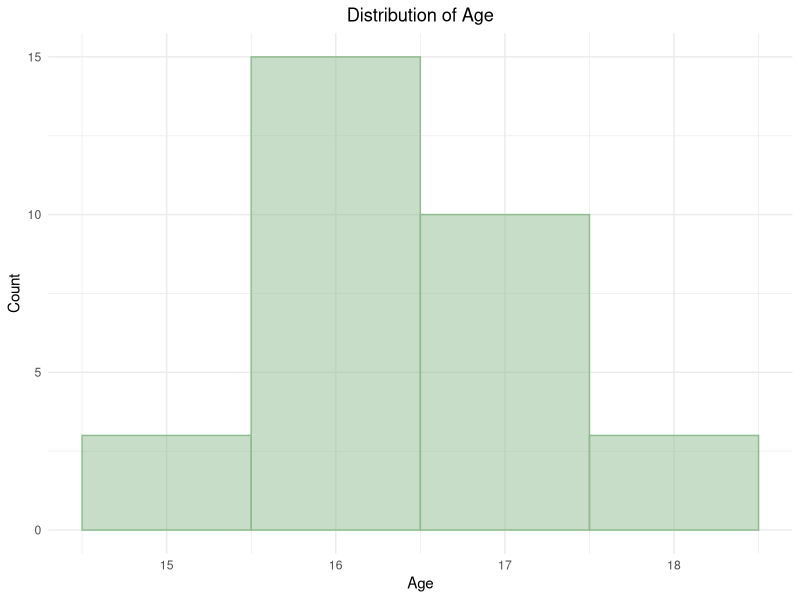
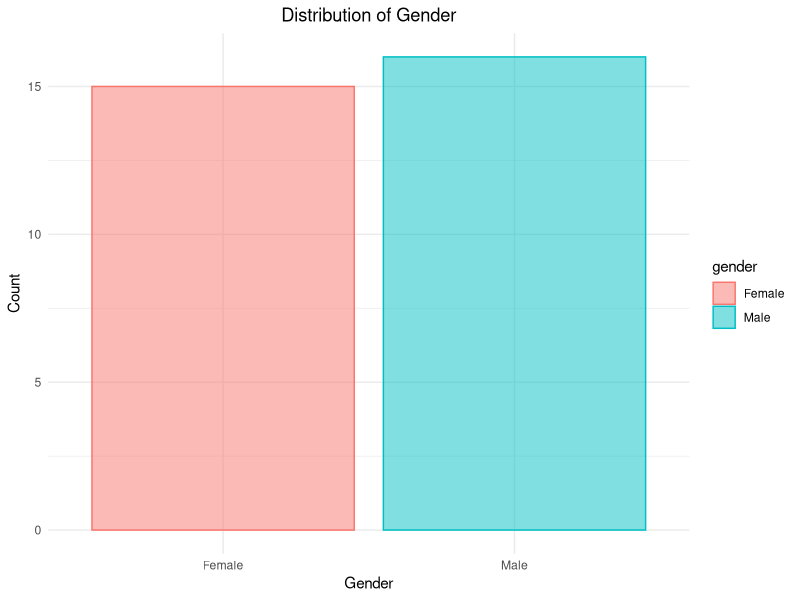
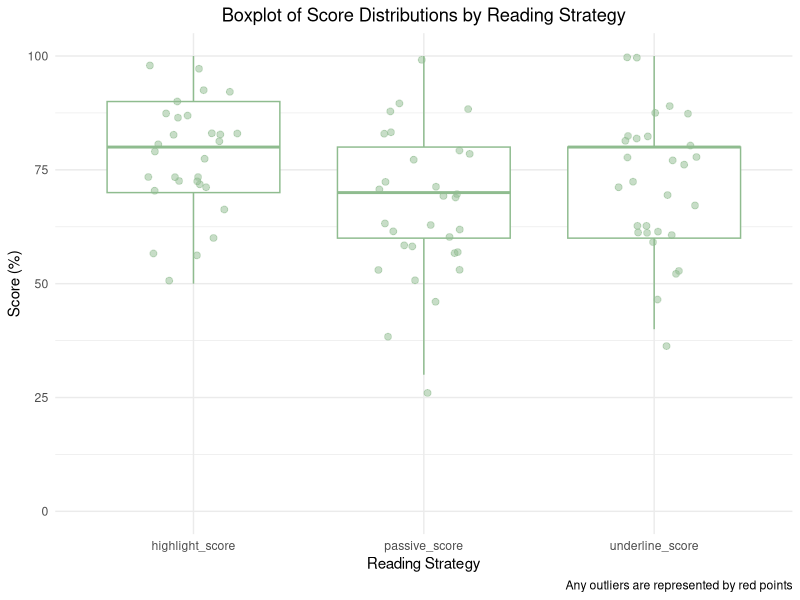
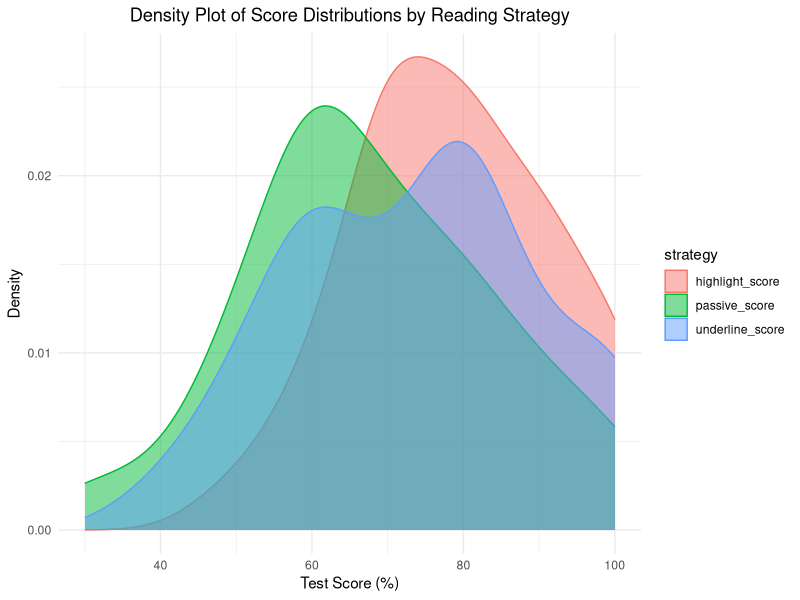
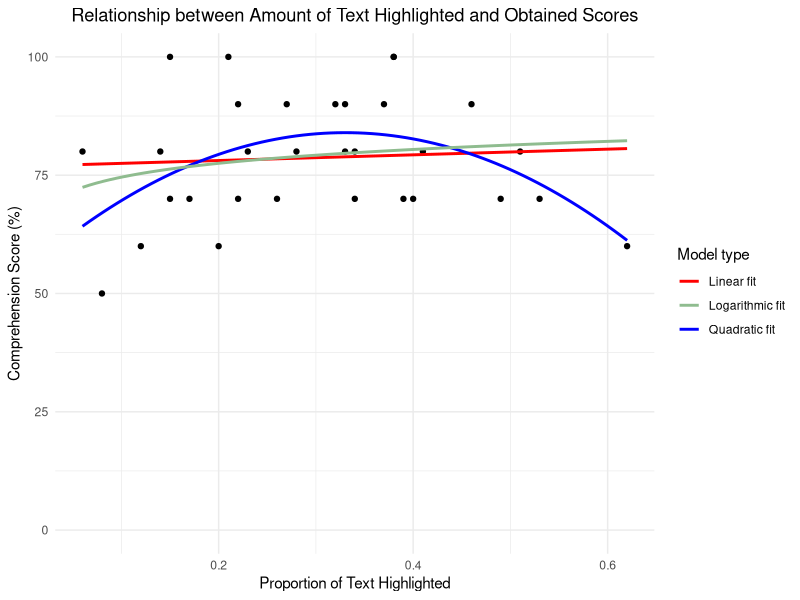

Write the R code that produced these figures, in order.
## ---- chunk 1
# Load required packages
library(readxl)
library(tidyverse)
library(rstatix)
library(ggpubr)
library(car)
library(knitr)
library(kableExtra)
library(afex)
library(emmeans)
library(broom)
## ---- chunk 2
# Read the data file containing participant responses and inspect the first few rows
df <- read_excel("./data/participant_responses.xls")
head(df)
## ---- chunk 3
# Turn the categorical variable "gender" into a factor
df$gender <- factor(df$gender, levels = c("f", "m"), labels = c("Female", "Male"))
# Verify whether the gender variable has been successfully transformed into a factor
print(is.factor(df$gender))
## ---- chunk 4
# Check for any missing values in the dataframe
missing_values <- df %>%
  summarise_all(~sum(is.na(.)))
print(missing_values)
## ---- chunk 5
# Stack the data to convert it from wide to long format for easier analysis and visualization
df_long <- df %>%
  select(-gender, -age) %>%
  pivot_longer(
    cols = c(passive_score, underline_score, highlight_score),
    names_to = "strategy",
    values_to = "score") %>%
  arrange(strategy, id)
df_long$strategy <- as.factor(df_long$strategy)
df_long$id <- as.factor(df_long$id)
head(df_long)
## ---- chunk 6
# Show the overall summary of statistics for the dataframe
summary(df)
## ---- chunk 7
# Visualize the distribution of the age of participants
ggplot(df, aes(x = age)) +
  geom_histogram(binwidth = 1, fill = "darkseagreen", alpha = 0.5, colour="darkseagreen") + 
  labs(title = "Distribution of Age", x = "Age", y = "Count") + 
  theme_minimal() + 
  theme(plot.title = element_text(hjust = 0.5))
## ---- chunk 8
# Visualize the distribution of the gender of participants
ggplot(df, aes(x = gender)) +
  geom_bar(aes(colour = gender, fill = gender), alpha = 0.5) + 
  labs(title = "Distribution of Gender", x = "Gender", y = "Count") + 
  theme_minimal() + 
  theme(plot.title = element_text(hjust = 0.5))
## ---- chunk 9
# Visualize the distribution of reading comprehension scores by strategy as boxplots
ggplot(df_long, aes(x = strategy, y = score)) +
  geom_boxplot(colour = "darkseagreen", outlier.color = "red") + 
  geom_jitter(colour = "darkseagreen", alpha = 0.5, size = 2, width = 0.2) + 
  labs(title = "Boxplot of Score Distributions by Reading Strategy", x = "Reading Strategy", y = "Score (%)", 
       caption = "Any outliers are represented by red points"
  ) + 
  ylim(0, 100) + 
  theme_minimal() + 
  theme(plot.title = element_text(hjust = 0.5))
## ---- chunk 10
# Visualize the distribution of reading comprehension scores by strategy as density plots
ggplot(df_long, aes(x = score, fill = strategy, colour = strategy)) + 
  geom_density(alpha = 0.5) +
  labs(title = "Density Plot of Score Distributions by Reading Strategy",
       x = "Test Score (%)", y = "Density") +
  theme_minimal() + 
  theme(plot.title = element_text(hjust = 0.5))
## ---- chunk 11
# Check for outliers in the data
outlier <- df_long %>%
  group_by(strategy) %>%
  identify_outliers(score)
print(paste("The number of outlier points in the data:", nrow(outlier)))
## ---- chunk 12
# Check the normality using the Shapiro-Wilk test
df_long %>%
  group_by(strategy) %>%
  shapiro_test(score)
## ---- chunk 13
# Use Bartlett's test to check for homogeneity of variance
bartlett.test(score ~ strategy, data=df_long)
## ---- chunk 14
grp.diff <- df %>% 
  transmute(
    'passive - underline' = passive_score - underline_score, 
    'passive - highlight' = passive_score - highlight_score, 
    'highlight - underline' = highlight_score - underline_score
  )

grp.diff %>% map(var)
## ---- chunk 15
aov_rm <- aov_ez(data=df_long, dv="score", id="id", within="strategy")
summary(aov_rm)
## ---- chunk 16
# Confirm the ANOVA table and check the p-value after the Greenhouse Geisser correction
anova(aov_rm)
# Compute the estimated marginal means for each condition
emm <- emmeans(aov_rm, ~ strategy)
# Pairwise comparisons with Holm family-wise error correction
post <- pairs(emm, adjust = "holm")
post
## ---- chunk 17
df_highlight <- read_excel("./data/participant_responses.xls", sheet = "highlighted_portions")
head(df_highlight)
## ---- chunk 18
head(df)
## ---- chunk 19
df <- df %>% 
  select(id, highlight_score) %>% 
  left_join(df_highlight, by = "id")
head(df)
## ---- chunk 20
ggplot(df, aes(highlighted_portion, highlight_score)) +
  geom_point() +
  # Linear fit
  geom_smooth(aes(colour = "Linear fit"), method = "lm", se = FALSE) +
  # Quadratic fit
  geom_smooth(aes(colour = "Quadratic fit"), method = "lm", formula = y ~ poly(x, 2), se = FALSE) +
  # Logarithmic fit
  geom_smooth(aes(colour = "Logarithmic fit"), method = "lm", formula = y ~ log(x), se = FALSE) + 
  labs(
    title = "Relationship between Amount of Text Highlighted and Obtained Scores", 
    x = "Proportion of Text Highlighted", y = "Comprehension Score (%)"
  ) + 
  # Supply colours *and* legend labels
  scale_colour_manual(
    name   = "Model type", 
    values = c("Linear fit" = "red", 
               "Quadratic fit" = "blue", 
               "Logarithmic fit" = "darkseagreen")
  ) + 
  ylim(0, 100) + 
  theme_minimal() + 
  theme(plot.title = element_text(hjust = 0.5))
## ---- chunk 21
# Fit different regression models
linear_model <- lm(highlight_score ~ highlighted_portion, data = df)
quad_model <- lm(highlight_score ~ poly(highlighted_portion, 2), data = df)
log_model <- lm(highlight_score ~ log(highlighted_portion), data = df)

# Helper function to get important metrics for model comparison
get_metrics <- function(model, label) {
  g <- glance(model)
  tibble(
    "model of fit" = label, 
    "r squared" = g$r.squared, 
    "adj. r squared" = g$adj.r.squared, 
    "p value" = g$p.value, 
    "rmse" = sqrt(mean(model$residuals^2))
  )
}

# Build a table to display the metrics for all models
model_metrics <- bind_rows(
  get_metrics(linear_model, "Linear"), 
  get_metrics(quad_model, "Quadratic"), 
  get_metrics(log_model, "Logarithmic")
)

model_metrics
